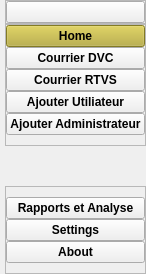
     <widget class="QCustomSlideMenu" name="LeftMenuContainer" native="true">
      <property name="enabled">
       <bool>true</bool>
      </property>
      <property name="maximumSize">
       <size>
        <width>42</width>
        <height>16777215</height>
       </size>
      </property>
      <layout class="QVBoxLayout" name="verticalLayout">
       <property name="spacing">
        <number>0</number>
       </property>
       <property name="leftMargin">
        <number>0</number>
       </property>
       <property name="topMargin">
        <number>0</number>
       </property>
       <property name="rightMargin">
        <number>0</number>
       </property>
       <property name="bottomMargin">
        <number>0</number>
       </property>
       <item>
        <widget class="QWidget" name="LeftMenuSubContainer" native="true">
         <layout class="QVBoxLayout" name="verticalLayout_2">
          <property name="spacing">
           <number>0</number>
          </property>
          <property name="leftMargin">
           <number>5</number>
          </property>
          <property name="topMargin">
           <number>0</number>
          </property>
          <property name="rightMargin">
           <number>0</number>
          </property>
          <property name="bottomMargin">
           <number>0</number>
          </property>
          <item alignment="Qt::AlignTop">
           <widget class="QFrame" name="frame">
            <property name="frameShape">
             <enum>QFrame::StyledPanel</enum>
            </property>
            <property name="frameShadow">
             <enum>QFrame::Raised</enum>
            </property>
            <layout class="QVBoxLayout" name="verticalLayout_3">
             <property name="spacing">
              <number>0</number>
             </property>
             <property name="leftMargin">
              <number>0</number>
             </property>
             <property name="topMargin">
              <number>0</number>
             </property>
             <property name="rightMargin">
              <number>0</number>
             </property>
             <property name="bottomMargin">
              <number>0</number>
             </property>
             <item>
              <widget class="QPushButton" name="MenuBtn">
               <property name="toolTip">
                <string>Menu</string>
               </property>
               <property name="text">
                <string/>
               </property>
               <property name="icon">
                <iconset resource="../Utilisateur/resources.qrc">
                 <normaloff>:/icons/icons/align-justify.svg</normaloff>:/icons/icons/align-justify.svg</iconset>
               </property>
               <property name="iconSize">
                <size>
                 <width>24</width>
                 <height>24</height>
                </size>
               </property>
              </widget>
             </item>
            </layout>
           </widget>
          </item>
          <item alignment="Qt::AlignTop">
           <widget class="QFrame" name="frame_2">
            <property name="sizePolicy">
             <sizepolicy hsizetype="Preferred" vsizetype="Preferred">
              <horstretch>0</horstretch>
              <verstretch>0</verstretch>
             </sizepolicy>
            </property>
            <property name="frameShape">
             <enum>QFrame::StyledPanel</enum>
            </property>
            <property name="frameShadow">
             <enum>QFrame::Raised</enum>
            </property>
            <layout class="QVBoxLayout" name="verticalLayout_4">
             <property name="spacing">
              <number>0</number>
             </property>
             <property name="leftMargin">
              <number>0</number>
             </property>
             <property name="topMargin">
              <number>0</number>
             </property>
             <property name="rightMargin">
              <number>0</number>
             </property>
             <property name="bottomMargin">
              <number>10</number>
             </property>
             <item>
              <widget class="QPushButton" name="HomeBtn">
               <property name="font">
                <font>
                 <weight>75</weight>
                 <bold>true</bold>
                </font>
               </property>
               <property name="toolTip">
                <string>Home</string>
               </property>
               <property name="styleSheet">
                <string notr="true">background-color: #B8AC32;</string>
               </property>
               <property name="text">
                <string>Home</string>
               </property>
               <property name="icon">
                <iconset resource="../Utilisateur/resources.qrc">
                 <normaloff>:/icons/icons/home.svg</normaloff>:/icons/icons/home.svg</iconset>
               </property>
               <property name="iconSize">
                <size>
                 <width>24</width>
                 <height>24</height>
                </size>
               </property>
              </widget>
             </item>
             <item>
              <widget class="QPushButton" name="DVCBtn">
               <property name="font">
                <font>
                 <weight>75</weight>
                 <bold>true</bold>
                </font>
               </property>
               <property name="toolTip">
                <string>Courrier DCV</string>
               </property>
               <property name="text">
                <string>Courrier DVC</string>
               </property>
               <property name="icon">
                <iconset resource="../Utilisateur/resources.qrc">
                 <normaloff>:/icons/icons/file-text.svg</normaloff>:/icons/icons/file-text.svg</iconset>
               </property>
               <property name="iconSize">
                <size>
                 <width>24</width>
                 <height>24</height>
                </size>
               </property>
              </widget>
             </item>
             <item>
              <widget class="QPushButton" name="RTVSBtn">
               <property name="font">
                <font>
                 <weight>75</weight>
                 <bold>true</bold>
                </font>
               </property>
               <property name="toolTip">
                <string>Courrier RTVS</string>
               </property>
               <property name="text">
                <string>Courrier RTVS</string>
               </property>
               <property name="icon">
                <iconset resource="../Utilisateur/resources.qrc">
                 <normaloff>:/icons/icons/file-text.svg</normaloff>:/icons/icons/file-text.svg</iconset>
               </property>
               <property name="iconSize">
                <size>
                 <width>24</width>
                 <height>24</height>
                </size>
               </property>
              </widget>
             </item>
             <item>
              <widget class="QPushButton" name="pushButton_7">
               <property name="font">
                <font>
                 <weight>75</weight>
                 <bold>true</bold>
                </font>
               </property>
               <property name="text">
                <string>Ajouter Utiliateur</string>
               </property>
               <property name="icon">
                <iconset resource="../Utilisateur/resources.qrc">
                 <normaloff>:/icons/icons/user-plus.svg</normaloff>:/icons/icons/user-plus.svg</iconset>
               </property>
               <property name="iconSize">
                <size>
                 <width>24</width>
                 <height>24</height>
                </size>
               </property>
              </widget>
             </item>
             <item>
              <widget class="QPushButton" name="pushButton_8">
               <property name="font">
                <font>
                 <weight>75</weight>
                 <bold>true</bold>
                </font>
               </property>
               <property name="text">
                <string>Ajouter Administrateur</string>
               </property>
               <property name="icon">
                <iconset resource="../Utilisateur/resources.qrc">
                 <normaloff>:/icons/icons/user-plus.svg</normaloff>:/icons/icons/user-plus.svg</iconset>
               </property>
               <property name="iconSize">
                <size>
                 <width>24</width>
                 <height>24</height>
                </size>
               </property>
              </widget>
             </item>
            </layout>
           </widget>
          </item>
          <item>
           <spacer name="verticalSpacer">
            <property name="orientation">
             <enum>Qt::Vertical</enum>
            </property>
            <property name="sizeHint" stdset="0">
             <size>
              <width>20</width>
              <height>40</height>
             </size>
            </property>
           </spacer>
          </item>
          <item alignment="Qt::AlignBottom">
           <widget class="QFrame" name="frame_3">
            <property name="frameShape">
             <enum>QFrame::StyledPanel</enum>
            </property>
            <property name="frameShadow">
             <enum>QFrame::Raised</enum>
            </property>
            <layout class="QVBoxLayout" name="verticalLayout_5">
             <property name="spacing">
              <number>0</number>
             </property>
             <property name="leftMargin">
              <number>0</number>
             </property>
             <property name="topMargin">
              <number>10</number>
             </property>
             <property name="rightMargin">
              <number>0</number>
             </property>
             <property name="bottomMargin">
              <number>10</number>
             </property>
             <item>
              <widget class="QPushButton" name="pushButton_9">
               <property name="font">
                <font>
                 <weight>75</weight>
                 <bold>true</bold>
                </font>
               </property>
               <property name="text">
                <string>Rapports et Analyse</string>
               </property>
               <property name="icon">
                <iconset resource="../Utilisateur/resources.qrc">
                 <normaloff>:/icons/icons/file-text.svg</normaloff>:/icons/icons/file-text.svg</iconset>
               </property>
               <property name="iconSize">
                <size>
                 <width>24</width>
                 <height>24</height>
                </size>
               </property>
              </widget>
             </item>
             <item>
              <widget class="QPushButton" name="SettingsBtn">
               <property name="font">
                <font>
                 <weight>75</weight>
                 <bold>true</bold>
                </font>
               </property>
               <property name="toolTip">
                <string>Settings</string>
               </property>
               <property name="text">
                <string>Settings</string>
               </property>
               <property name="icon">
                <iconset resource="../Utilisateur/resources.qrc">
                 <normaloff>:/icons/icons/settings.svg</normaloff>:/icons/icons/settings.svg</iconset>
               </property>
               <property name="iconSize">
                <size>
                 <width>24</width>
                 <height>24</height>
                </size>
               </property>
              </widget>
             </item>
             <item>
              <widget class="QPushButton" name="AboutBtn">
               <property name="font">
                <font>
                 <weight>75</weight>
                 <bold>true</bold>
                </font>
               </property>
               <property name="toolTip">
                <string>About</string>
               </property>
               <property name="text">
                <string>About</string>
               </property>
               <property name="icon">
                <iconset resource="../Utilisateur/resources.qrc">
                 <normaloff>:/icons/icons/info.svg</normaloff>:/icons/icons/info.svg</iconset>
               </property>
               <property name="iconSize">
                <size>
                 <width>24</width>
                 <height>24</height>
                </size>
               </property>
              </widget>
             </item>
            </layout>
           </widget>
          </item>
         </layout>
        </widget>
       </item>
      </layout>
     </widget>
